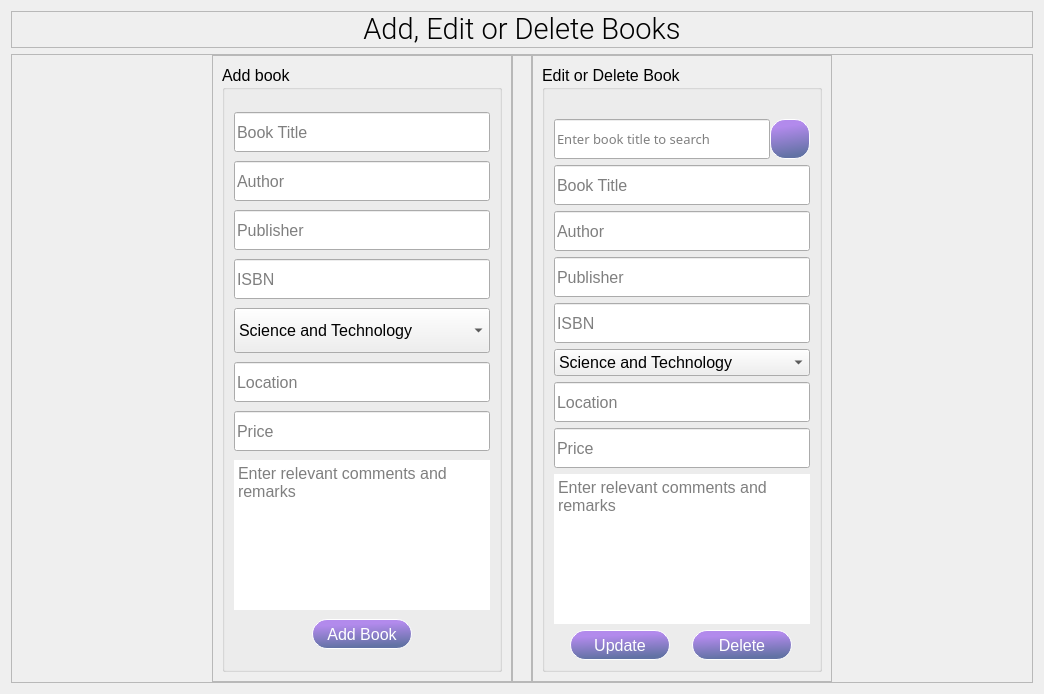
                   <widget class="QWidget" name="tab_2">
                    <attribute name="title">
                     <string>Add or edit </string>
                    </attribute>
                    <layout class="QVBoxLayout" name="verticalLayout_12">
                     <item>
                      <widget class="QFrame" name="frame_11">
                       <property name="maximumSize">
                        <size>
                         <width>16777215</width>
                         <height>45</height>
                        </size>
                       </property>
                       <property name="frameShape">
                        <enum>QFrame::StyledPanel</enum>
                       </property>
                       <property name="frameShadow">
                        <enum>QFrame::Raised</enum>
                       </property>
                       <layout class="QHBoxLayout" name="horizontalLayout_18">
                        <property name="spacing">
                         <number>0</number>
                        </property>
                        <property name="leftMargin">
                         <number>0</number>
                        </property>
                        <property name="topMargin">
                         <number>0</number>
                        </property>
                        <property name="rightMargin">
                         <number>0</number>
                        </property>
                        <property name="bottomMargin">
                         <number>0</number>
                        </property>
                        <item>
                         <widget class="QLabel" name="allbooksLable_2">
                          <property name="font">
                           <font>
                            <family>Roboto Light</family>
                            <pointsize>22</pointsize>
                           </font>
                          </property>
                          <property name="styleSheet">
                           <string notr="true"/>
                          </property>
                          <property name="text">
                           <string>Add, Edit or Delete Books</string>
                          </property>
                          <property name="alignment">
                           <set>Qt::AlignCenter</set>
                          </property>
                         </widget>
                        </item>
                       </layout>
                      </widget>
                     </item>
                     <item>
                      <widget class="QFrame" name="frame_12">
                       <property name="styleSheet">
                        <string notr="true"/>
                       </property>
                       <property name="frameShape">
                        <enum>QFrame::StyledPanel</enum>
                       </property>
                       <property name="frameShadow">
                        <enum>QFrame::Raised</enum>
                       </property>
                       <layout class="QHBoxLayout" name="horizontalLayout_11">
                        <property name="spacing">
                         <number>0</number>
                        </property>
                        <property name="leftMargin">
                         <number>200</number>
                        </property>
                        <property name="topMargin">
                         <number>0</number>
                        </property>
                        <property name="rightMargin">
                         <number>200</number>
                        </property>
                        <property name="bottomMargin">
                         <number>0</number>
                        </property>
                        <item>
                         <widget class="QFrame" name="frame_13">
                          <property name="maximumSize">
                           <size>
                            <width>500</width>
                            <height>700</height>
                           </size>
                          </property>
                          <property name="styleSheet">
                           <string notr="true"/>
                          </property>
                          <property name="frameShape">
                           <enum>QFrame::StyledPanel</enum>
                          </property>
                          <property name="frameShadow">
                           <enum>QFrame::Raised</enum>
                          </property>
                          <layout class="QVBoxLayout" name="verticalLayout_2">
                           <item>
                            <widget class="QGroupBox" name="addBookGrpBox">
                             <property name="font">
                              <font>
                               <pointsize>12</pointsize>
                              </font>
                             </property>
                             <property name="styleSheet">
                              <string notr="true"/>
                             </property>
                             <property name="title">
                              <string>Add book</string>
                             </property>
                             <layout class="QHBoxLayout" name="horizontalLayout_19">
                              <item>
                               <layout class="QGridLayout" name="gridLayout_7">
                                <property name="topMargin">
                                 <number>10</number>
                                </property>
                                <item row="0" column="0">
                                 <widget class="QLineEdit" name="bookTitleLE">
                                  <property name="minimumSize">
                                   <size>
                                    <width>0</width>
                                    <height>40</height>
                                   </size>
                                  </property>
                                  <property name="placeholderText">
                                   <string>Book Title</string>
                                  </property>
                                 </widget>
                                </item>
                                <item row="1" column="0">
                                 <widget class="QLineEdit" name="authorLE">
                                  <property name="minimumSize">
                                   <size>
                                    <width>0</width>
                                    <height>40</height>
                                   </size>
                                  </property>
                                  <property name="placeholderText">
                                   <string>Author</string>
                                  </property>
                                 </widget>
                                </item>
                                <item row="2" column="0">
                                 <widget class="QLineEdit" name="publisherLE">
                                  <property name="minimumSize">
                                   <size>
                                    <width>0</width>
                                    <height>40</height>
                                   </size>
                                  </property>
                                  <property name="placeholderText">
                                   <string>Publisher</string>
                                  </property>
                                 </widget>
                                </item>
                                <item row="3" column="0">
                                 <widget class="QLineEdit" name="isbnLE">
                                  <property name="minimumSize">
                                   <size>
                                    <width>0</width>
                                    <height>40</height>
                                   </size>
                                  </property>
                                  <property name="placeholderText">
                                   <string>ISBN</string>
                                  </property>
                                 </widget>
                                </item>
                                <item row="4" column="0">
                                 <widget class="QComboBox" name="categoryLE">
                                  <property name="maximumSize">
                                   <size>
                                    <width>16777215</width>
                                    <height>45</height>
                                   </size>
                                  </property>
                                  <property name="styleSheet">
                                   <string notr="true"/>
                                  </property>
                                  <item>
                                   <property name="text">
                                    <string>Science and Technology</string>
                                   </property>
                                  </item>
                                  <item>
                                   <property name="text">
                                    <string>Art </string>
                                   </property>
                                  </item>
                                  <item>
                                   <property name="text">
                                    <string>Literature</string>
                                   </property>
                                  </item>
                                  <item>
                                   <property name="text">
                                    <string>International Politics</string>
                                   </property>
                                  </item>
                                 </widget>
                                </item>
                                <item row="5" column="0">
                                 <widget class="QLineEdit" name="yearpubLE_2">
                                  <property name="minimumSize">
                                   <size>
                                    <width>0</width>
                                    <height>40</height>
                                   </size>
                                  </property>
                                  <property name="placeholderText">
                                   <string>Location</string>
                                  </property>
                                 </widget>
                                </item>
                                <item row="6" column="0">
                                 <widget class="QLineEdit" name="yearpubLE_3">
                                  <property name="minimumSize">
                                   <size>
                                    <width>0</width>
                                    <height>40</height>
                                   </size>
                                  </property>
                                  <property name="text">
                                   <string/>
                                  </property>
                                  <property name="placeholderText">
                                   <string>Price</string>
                                  </property>
                                 </widget>
                                </item>
                                <item row="7" column="0">
                                 <widget class="QTextEdit" name="textEdit">
                                  <property name="minimumSize">
                                   <size>
                                    <width>0</width>
                                    <height>35</height>
                                   </size>
                                  </property>
                                  <property name="maximumSize">
                                   <size>
                                    <width>16777215</width>
                                    <height>150</height>
                                   </size>
                                  </property>
                                  <property name="styleSheet">
                                   <string notr="true"/>
                                  </property>
                                  <property name="frameShape">
                                   <enum>QFrame::NoFrame</enum>
                                  </property>
                                  <property name="placeholderText">
                                   <string>Enter relevant comments and remarks</string>
                                  </property>
                                 </widget>
                                </item>
                                <item row="8" column="0" alignment="Qt::AlignHCenter">
                                 <widget class="QPushButton" name="addUserBtn_3">
                                  <property name="minimumSize">
                                   <size>
                                    <width>100</width>
                                    <height>30</height>
                                   </size>
                                  </property>
                                  <property name="maximumSize">
                                   <size>
                                    <width>100</width>
                                    <height>30</height>
                                   </size>
                                  </property>
                                  <property name="styleSheet">
                                   <string notr="true">QPushButton{
	color: white;
	font: 25 12pt &quot;Roboto&quot;;
	border-radius: 15px;
	border: 1px solid white;
	background-color: qlineargradient(spread:pad, x1:0.392, y1:0.170364, x2:0.51, y2:0.95, stop:0.00627353 rgba(178, 138, 236, 255), stop:0.984012 rgba(98, 114, 164, 255));
}
QPushButton:pressed{
	background-color: rgb(96, 76, 129);
}
</string>
                                  </property>
                                  <property name="text">
                                   <string>Add Book</string>
                                  </property>
                                 </widget>
                                </item>
                               </layout>
                              </item>
                             </layout>
                            </widget>
                           </item>
                          </layout>
                         </widget>
                        </item>
                        <item alignment="Qt::AlignHCenter">
                         <widget class="QFrame" name="frame_14">
                          <property name="maximumSize">
                           <size>
                            <width>80</width>
                            <height>16777215</height>
                           </size>
                          </property>
                          <property name="styleSheet">
                           <string notr="true">QPushButton{
	border-radius: 20px;
	border: 2px solid white;
}
QPushButton:hover{
	
	background-color: rgb(81, 81, 122);
}</string>
                          </property>
                          <property name="frameShape">
                           <enum>QFrame::StyledPanel</enum>
                          </property>
                          <property name="frameShadow">
                           <enum>QFrame::Raised</enum>
                          </property>
                          <layout class="QHBoxLayout" name="horizontalLayout_20"/>
                         </widget>
                        </item>
                        <item>
                         <widget class="QFrame" name="frame_15">
                          <property name="maximumSize">
                           <size>
                            <width>500</width>
                            <height>700</height>
                           </size>
                          </property>
                          <property name="styleSheet">
                           <string notr="true"/>
                          </property>
                          <property name="frameShape">
                           <enum>QFrame::StyledPanel</enum>
                          </property>
                          <property name="frameShadow">
                           <enum>QFrame::Raised</enum>
                          </property>
                          <layout class="QHBoxLayout" name="horizontalLayout_21">
                           <item>
                            <widget class="QGroupBox" name="editBooksGrpBox">
                             <property name="maximumSize">
                              <size>
                               <width>500</width>
                               <height>1000</height>
                              </size>
                             </property>
                             <property name="font">
                              <font>
                               <pointsize>12</pointsize>
                              </font>
                             </property>
                             <property name="styleSheet">
                              <string notr="true"/>
                             </property>
                             <property name="title">
                              <string>Edit or Delete Book</string>
                             </property>
                             <layout class="QHBoxLayout" name="horizontalLayout_23">
                              <item>
                               <layout class="QGridLayout" name="gridLayout_14">
                                <property name="topMargin">
                                 <number>20</number>
                                </property>
                                <item row="0" column="0">
                                 <layout class="QGridLayout" name="gridLayout_8">
                                  <property name="spacing">
                                   <number>0</number>
                                  </property>
                                  <item row="0" column="0">
                                   <widget class="QLineEdit" name="lineEdit">
                                    <property name="minimumSize">
                                     <size>
                                      <width>0</width>
                                      <height>40</height>
                                     </size>
                                    </property>
                                    <property name="font">
                                     <font>
                                      <family>Montserrat Light</family>
                                      <pointsize>10</pointsize>
                                     </font>
                                    </property>
                                    <property name="styleSheet">
                                     <string notr="true"/>
                                    </property>
                                    <property name="placeholderText">
                                     <string>Enter book title to search</string>
                                    </property>
                                   </widget>
                                  </item>
                                  <item row="0" column="1">
                                   <widget class="QPushButton" name="pushButton_8">
                                    <property name="minimumSize">
                                     <size>
                                      <width>40</width>
                                      <height>40</height>
                                     </size>
                                    </property>
                                    <property name="maximumSize">
                                     <size>
                                      <width>40</width>
                                      <height>40</height>
                                     </size>
                                    </property>
                                    <property name="styleSheet">
                                     <string notr="true">QPushButton{
	color: white;
	font: 25 12pt &quot;Roboto&quot;;
	border-radius: 15px;
	border: 1px solid white;
	background-color: qlineargradient(spread:pad, x1:0.392, y1:0.170364, x2:0.51, y2:0.95, stop:0.00627353 rgba(178, 138, 236, 255), stop:0.984012 rgba(98, 114, 164, 255));
}
QPushButton:pressed{
	background-color: rgb(96, 76, 129);
}
</string>
                                    </property>
                                    <property name="text">
                                     <string/>
                                    </property>
                                    <property name="icon">
                                     <iconset resource="files.qrc">
                                      <normaloff>:/16x16/icons/16x16/cil-magnifying-glass.png</normaloff>:/16x16/icons/16x16/cil-magnifying-glass.png</iconset>
                                    </property>
                                    <property name="iconSize">
                                     <size>
                                      <width>24</width>
                                      <height>24</height>
                                     </size>
                                    </property>
                                   </widget>
                                  </item>
                                 </layout>
                                </item>
                                <item row="1" column="0">
                                 <layout class="QGridLayout" name="gridLayout_10">
                                  <item row="0" column="0">
                                   <widget class="QLineEdit" name="bookTitleLE_2">
                                    <property name="minimumSize">
                                     <size>
                                      <width>0</width>
                                      <height>40</height>
                                     </size>
                                    </property>
                                    <property name="styleSheet">
                                     <string notr="true"/>
                                    </property>
                                    <property name="placeholderText">
                                     <string>Book Title</string>
                                    </property>
                                   </widget>
                                  </item>
                                  <item row="1" column="0">
                                   <widget class="QLineEdit" name="authorLE_2">
                                    <property name="minimumSize">
                                     <size>
                                      <width>0</width>
                                      <height>40</height>
                                     </size>
                                    </property>
                                    <property name="styleSheet">
                                     <string notr="true"/>
                                    </property>
                                    <property name="placeholderText">
                                     <string>Author</string>
                                    </property>
                                   </widget>
                                  </item>
                                  <item row="2" column="0">
                                   <widget class="QLineEdit" name="publisherLE_2">
                                    <property name="minimumSize">
                                     <size>
                                      <width>0</width>
                                      <height>40</height>
                                     </size>
                                    </property>
                                    <property name="styleSheet">
                                     <string notr="true"/>
                                    </property>
                                    <property name="placeholderText">
                                     <string>Publisher</string>
                                    </property>
                                   </widget>
                                  </item>
                                  <item row="3" column="0">
                                   <widget class="QLineEdit" name="isbnLE_2">
                                    <property name="minimumSize">
                                     <size>
                                      <width>0</width>
                                      <height>40</height>
                                     </size>
                                    </property>
                                    <property name="styleSheet">
                                     <string notr="true"/>
                                    </property>
                                    <property name="placeholderText">
                                     <string>ISBN</string>
                                    </property>
                                   </widget>
                                  </item>
                                  <item row="4" column="0">
                                   <widget class="QComboBox" name="categoryLE_2">
                                    <property name="maximumSize">
                                     <size>
                                      <width>16777215</width>
                                      <height>45</height>
                                     </size>
                                    </property>
                                    <property name="styleSheet">
                                     <string notr="true"/>
                                    </property>
                                    <item>
                                     <property name="text">
                                      <string>Science and Technology</string>
                                     </property>
                                    </item>
                                    <item>
                                     <property name="text">
                                      <string>Arts</string>
                                     </property>
                                    </item>
                                    <item>
                                     <property name="text">
                                      <string>International Politics</string>
                                     </property>
                                    </item>
                                    <item>
                                     <property name="text">
                                      <string>Literature</string>
                                     </property>
                                    </item>
                                   </widget>
                                  </item>
                                  <item row="5" column="0">
                                   <widget class="QLineEdit" name="yearpubLE_4">
                                    <property name="minimumSize">
                                     <size>
                                      <width>0</width>
                                      <height>40</height>
                                     </size>
                                    </property>
                                    <property name="styleSheet">
                                     <string notr="true"/>
                                    </property>
                                    <property name="placeholderText">
                                     <string>Location</string>
                                    </property>
                                   </widget>
                                  </item>
                                  <item row="6" column="0">
                                   <widget class="QLineEdit" name="yearpubLE_5">
                                    <property name="minimumSize">
                                     <size>
                                      <width>0</width>
                                      <height>40</height>
                                     </size>
                                    </property>
                                    <property name="styleSheet">
                                     <string notr="true"/>
                                    </property>
                                    <property name="text">
                                     <string/>
                                    </property>
                                    <property name="placeholderText">
                                     <string>Price</string>
                                    </property>
                                   </widget>
                                  </item>
                                  <item row="7" column="0">
                                   <widget class="QTextEdit" name="textEdit_2">
                                    <property name="minimumSize">
                                     <size>
                                      <width>0</width>
                                      <height>35</height>
                                     </size>
                                    </property>
                                    <property name="maximumSize">
                                     <size>
                                      <width>16777215</width>
                                      <height>150</height>
                                     </size>
                                    </property>
                                    <property name="styleSheet">
                                     <string notr="true"/>
                                    </property>
                                    <property name="frameShape">
                                     <enum>QFrame::NoFrame</enum>
                                    </property>
                                    <property name="placeholderText">
                                     <string>Enter relevant comments and remarks</string>
                                    </property>
                                   </widget>
                                  </item>
                                 </layout>
                                </item>
                                <item row="2" column="0">
                                 <layout class="QGridLayout" name="gridLayout_12">
                                  <item row="0" column="0">
                                   <widget class="QPushButton" name="pushButton_6">
                                    <property name="minimumSize">
                                     <size>
                                      <width>100</width>
                                      <height>30</height>
                                     </size>
                                    </property>
                                    <property name="maximumSize">
                                     <size>
                                      <width>100</width>
                                      <height>30</height>
                                     </size>
                                    </property>
                                    <property name="styleSheet">
                                     <string notr="true">QPushButton{
	color: white;
	font: 25 12pt &quot;Roboto&quot;;
	border-radius: 15px;
	border: 1px solid white;
	background-color: qlineargradient(spread:pad, x1:0.392, y1:0.170364, x2:0.51, y2:0.95, stop:0.00627353 rgba(178, 138, 236, 255), stop:0.984012 rgba(98, 114, 164, 255));
}
QPushButton:pressed{
	background-color: rgb(96, 76, 129);
}
</string>
                                    </property>
                                    <property name="text">
                                     <string>Update</string>
                                    </property>
                                   </widget>
                                  </item>
                                  <item row="0" column="1">
                                   <widget class="QPushButton" name="pushButton_7">
                                    <property name="minimumSize">
                                     <size>
                                      <width>0</width>
                                      <height>30</height>
                                     </size>
                                    </property>
                                    <property name="maximumSize">
                                     <size>
                                      <width>100</width>
                                      <height>30</height>
                                     </size>
                                    </property>
                                    <property name="styleSheet">
                                     <string notr="true">QPushButton{
	color: white;
	font: 25 12pt &quot;Roboto&quot;;
	border-radius: 15px;
	border: 1px solid white;
	background-color: qlineargradient(spread:pad, x1:0.392, y1:0.170364, x2:0.51, y2:0.95, stop:0.00627353 rgba(178, 138, 236, 255), stop:0.984012 rgba(98, 114, 164, 255));
}
QPushButton:pressed{
	background-color: rgb(96, 76, 129);
}
</string>
                                    </property>
                                    <property name="text">
                                     <string>Delete</string>
                                    </property>
                                   </widget>
                                  </item>
                                 </layout>
                                </item>
                               </layout>
                              </item>
                             </layout>
                            </widget>
                           </item>
                          </layout>
                         </widget>
                        </item>
                       </layout>
                      </widget>
                     </item>
                    </layout>
                   </widget>
